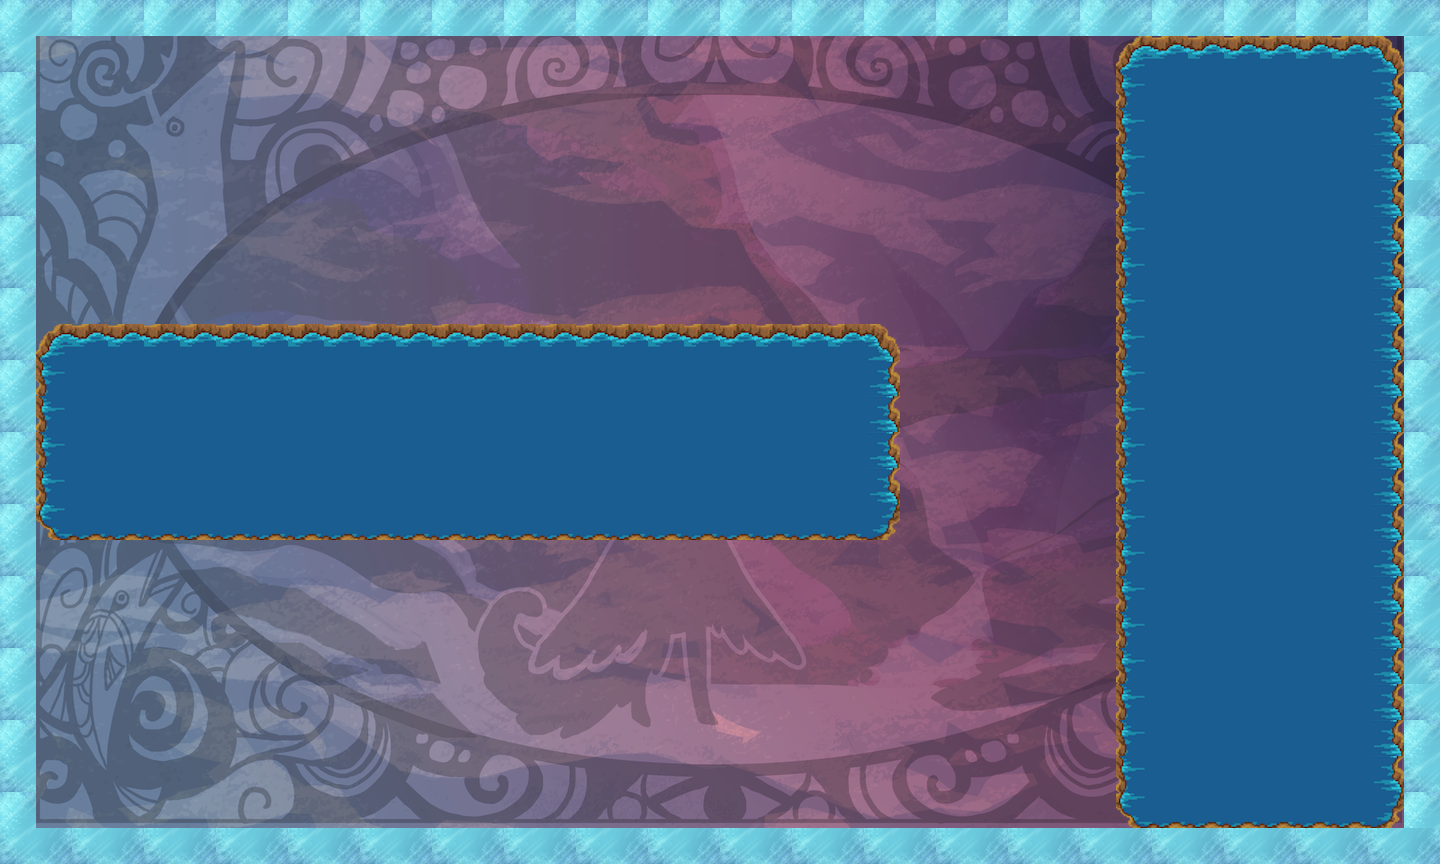

Tiled map render using the project's own tile images. Description and the map definition, with tile-layer contents summarised, below:
An orthogonal 40x24 tile map with 36x36 px tiles, 2 tile layers (bg, tiles), 5 tilesets.

<map version="1.0" orientation="orthogonal" width="40" height="24" tilewidth="36" tileheight="36">
 <properties>
  <property name="itemGoal" value="0" />
  <property name="itemSize" value="0" />
  <property name="moveObj" value="0" />
  <property name="playerLocation" value="!json! {&quot;x&quot;: 20, &quot;y&quot;:12 }" />
  <property name="tutorial" value="false" />
 </properties>
 <tileset firstgid="1" name="bg" tilewidth="1440" tileheight="864">
  <tileoffset x="-720" y="432" />
  <image source="../../../art/bg.png" width="1440" height="864" />
 </tileset>
 <tileset firstgid="2" name="redWall" tilewidth="36" tileheight="36">
  <image source="../../../art/redWall.png" width="72" height="72" />
  <tile id="0">
   <properties>
    <property name="bodyType" value="static" />
    <property name="collType" value="solid" />
    <property name="func" value="redWallCollision" />
    <property name="name" value="redWall" />
    <property name="physics:bounce" value="0" />
    <property name="physics:enabled" value="true" />
   </properties>
  </tile>
  <tile id="1">
   <properties>
    <property name="bodyType" value="static" />
    <property name="collType" value="solid" />
    <property name="func" value="redWallCollision" />
    <property name="name" value="redWall" />
    <property name="physics:bounce" value="0" />
    <property name="physics:enabled" value="true" />
   </properties>
  </tile>
  <tile id="2">
   <properties>
    <property name="bodyType" value="static" />
    <property name="collType" value="solid" />
    <property name="func" value="redWallCollision" />
    <property name="name" value="redWall" />
    <property name="physics:bounce" value="0" />
    <property name="physics:enabled" value="true" />
   </properties>
  </tile>
  <tile id="3">
   <properties>
    <property name="bodyType" value="static" />
    <property name="collType" value="solid" />
    <property name="func" value="redWallCollision" />
    <property name="name" value="redWall" />
    <property name="physics:bounce" value="0" />
    <property name="physics:enabled" value="true" />
   </properties>
  </tile>
 </tileset>
 <tileset firstgid="6" name="blueWall" tilewidth="36" tileheight="36">
  <image source="../../../art/blueWall.png" width="72" height="72" />
  <tile id="0">
   <properties>
    <property name="bodyType" value="static" />
    <property name="collType" value="wall" />
    <property name="func" value="blueWallCollision" />
    <property name="name" value="blueWall" />
    <property name="physics:bounce" value="0" />
    <property name="physics:enabled" value="true" />
   </properties>
  </tile>
  <tile id="1">
   <properties>
    <property name="bodyType" value="static" />
    <property name="collType" value="wall" />
    <property name="func" value="blueWallCollision" />
    <property name="name" value="blueWall" />
    <property name="physics:bounce" value="0" />
    <property name="physics:enabled" value="true" />
   </properties>
  </tile>
  <tile id="2">
   <properties>
    <property name="bodyType" value="static" />
    <property name="collType" value="wall" />
    <property name="func" value="blueWallCollision" />
    <property name="name" value="blueWall" />
    <property name="physics:bounce" value="0" />
    <property name="physics:enabled" value="true" />
   </properties>
  </tile>
  <tile id="3">
   <properties>
    <property name="bodyType" value="static" />
    <property name="collType" value="wall" />
    <property name="func" value="blueWallCollision" />
    <property name="name" value="blueWall" />
    <property name="physics:bounce" value="0" />
    <property name="physics:enabled" value="true" />
   </properties>
  </tile>
 </tileset>
 <tileset firstgid="10" name="greenWall" tilewidth="36" tileheight="36">
  <image source="../../../art/greenWall.png" width="72" height="72" />
  <tile id="0">
   <properties>
    <property name="bodyType" value="static" />
    <property name="collType" value="solid" />
    <property name="func" value="greenWallCollision" />
    <property name="name" value="greenWall" />
    <property name="physics:bounce" value="0" />
    <property name="physics:enabled" value="static" />
   </properties>
  </tile>
  <tile id="1">
   <properties>
    <property name="bodyType" value="static" />
    <property name="collType" value="solid" />
    <property name="func" value="greenWallCollision" />
    <property name="name" value="greenWall" />
    <property name="physics:bounce" value="0" />
    <property name="physics:enabled" value="true" />
   </properties>
  </tile>
  <tile id="2">
   <properties>
    <property name="bodyType" value="static" />
    <property name="collType" value="solid" />
    <property name="func" value="greenWallCollision" />
    <property name="name" value="greenWall" />
    <property name="physics:bounce" value="0" />
    <property name="physics:enabled" value="true" />
   </properties>
  </tile>
  <tile id="3">
   <properties>
    <property name="bodyType" value="static" />
    <property name="collType" value="solid" />
    <property name="func" value="greenWallCollision" />
    <property name="name" value="greenWall" />
    <property name="physics:bounce" value="0" />
    <property name="physics:enabled" value="true" />
   </properties>
  </tile>
 </tileset>
 <tileset firstgid="14" name="water" tilewidth="36" tileheight="36">
  <image source="../../../art/wateTileSet.png" width="108" height="108" />
  <tile id="0">
   <properties>
    <property name="bodyType" value="static" />
    <property name="collType" value="passThru" />
    <property name="func" value="waterCollision" />
    <property name="name" value="water" />
    <property name="physics:enabled" value="true" />
   </properties>
  </tile>
  <tile id="2">
   <properties>
    <property name="bodyType" value="static" />
    <property name="collType" value="passThru" />
    <property name="func" value="waterCollision" />
    <property name="name" value="water" />
    <property name="physics:enabled" value="true" />
   </properties>
  </tile>
  <tile id="3">
   <properties>
    <property name="bodyType" value="static" />
    <property name="collType" value="passThru" />
    <property name="func" value="waterCollision" />
    <property name="name" value="water" />
    <property name="physics:enabled" value="true" />
   </properties>
  </tile>
  <tile id="4">
   <properties>
    <property name="bodyType" value="static" />
    <property name="collType" value="passThru" />
    <property name="func" value="waterCollision" />
    <property name="name" value="water" />
    <property name="physics:bounce" value="0" />
    <property name="physics:enabled" value="true" />
   </properties>
  </tile>
  <tile id="5">
   <properties>
    <property name="bodyType" value="static" />
    <property name="collType" value="passThru" />
    <property name="func" value="waterCollision" />
    <property name="name" value="water" />
    <property name="physics:enabled" value="true" />
   </properties>
  </tile>
  <tile id="6">
   <properties>
    <property name="bodyType" value="static" />
    <property name="collType" value="passThru" />
    <property name="func" value="waterCollision" />
    <property name="name" value="water" />
    <property name="physics:enabled" value="true" />
   </properties>
  </tile>
  <tile id="7">
   <properties>
    <property name="bodyType" value="static" />
    <property name="collType" value="passThru" />
    <property name="func" value="waterCollision" />
    <property name="name" value="water" />
    <property name="physics:enabled" value="true" />
   </properties>
  </tile>
  <tile id="8">
   <properties>
    <property name="bodyType" value="static" />
    <property name="collType" value="passThru" />
    <property name="func" value="waterCollision" />
    <property name="name" value="water" />
    <property name="physics:enabled" value="true" />
   </properties>
  </tile>
 </tileset>
 <layer name="bg" width="40" height="24">
  <data>[960 cells, 1 non-empty, 1 distinct tile ids]</data>
 </layer>
 <layer name="tiles" width="40" height="24">
  <data>[960 cells, 444 non-empty, 13 distinct tile ids]</data>
 </layer>
</map>
